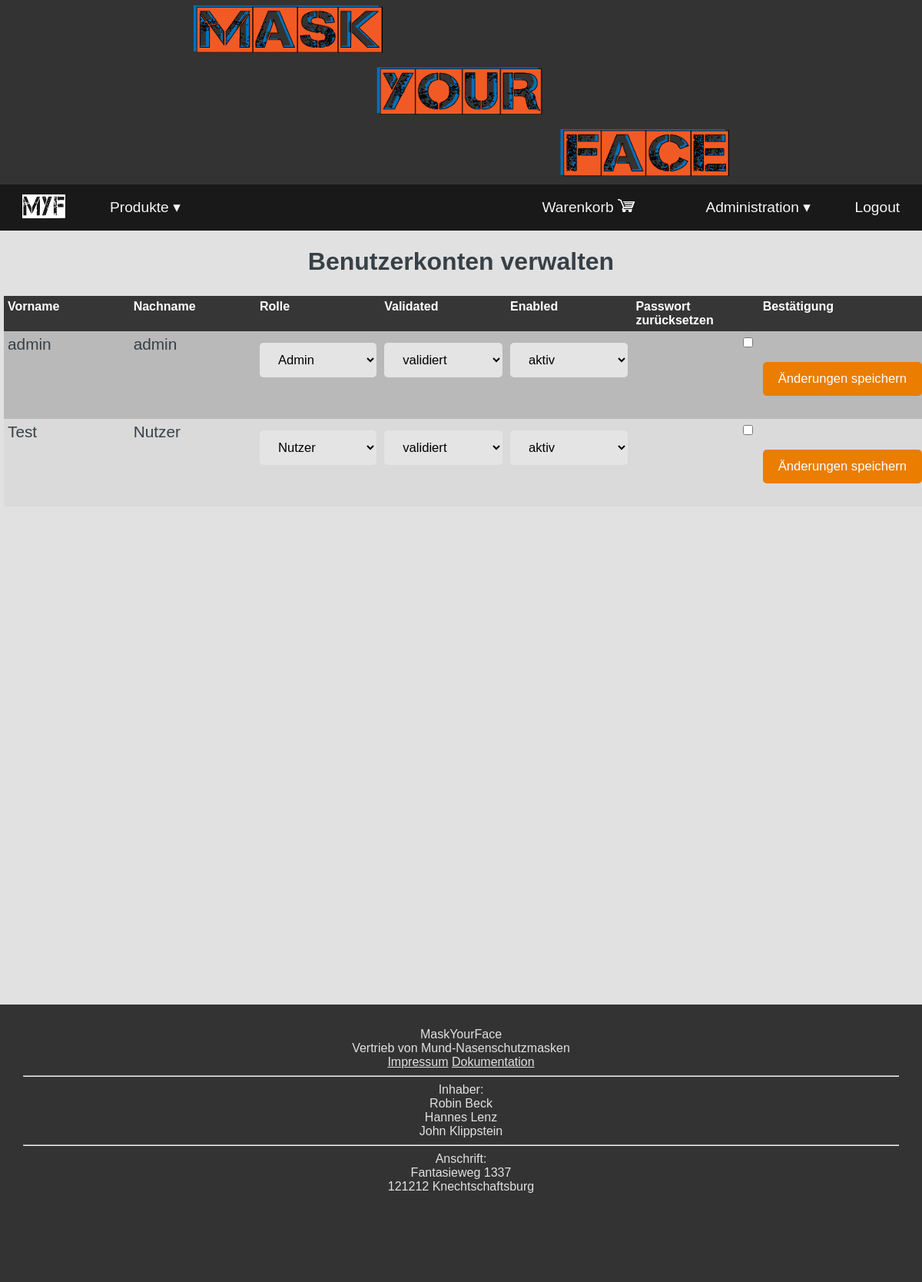
The page /index.php?c=accounts&a=adminusermanagement (signed in) on the database its author committed.
### tables this page shows
CREATE TABLE `users` (
  `id` int(11) NOT NULL,
  `createdAt` timestamp NOT NULL DEFAULT current_timestamp(),
  `updatedAt` timestamp NULL DEFAULT NULL ON UPDATE current_timestamp(),
  `firstName` varchar(50) NOT NULL,
  `lastName` varchar(50) NOT NULL,
  `secondName` varchar(50) DEFAULT NULL,
  `gender` enum('u','m','f') DEFAULT NULL,
  `phone` varchar(26) DEFAULT NULL,
  `addressesID` int(11) NOT NULL,
  `birthDate` date NOT NULL,
  `role` enum('admin','user') NOT NULL DEFAULT 'user'
);

### core/_baseModelClass.php (called while the page is built, shortened)
<?php
abstract class BaseModel
{
    protected $data = [];
    public function __get($key)
    {
        if(array_key_exists($key, $this->data))
        {
            return $this->data[$key];
        }
        throw new \Exception('You can not access to property "'.$key.'" for the class "'.get_called_class());
    }
    public function __set($key, $value)
    {
        if (array_key_exists($key, $this->schema)) {
            $this->data[$key] = $value;
            return;
        }
        throw new \Exception('You can not write top property "'.$key.'" for the class "'.get_called_class());
    }
    public static function tablename()
    {
        $class = get_called_class();
        if(defined($class.'::TABLENAME'))
        {
            return $class::TABLENAME;
        }
        return null;
    }
    public static function find($where = '', $order = '')
    {
        $db  = $GLOBALS['database'];
        $results = array();
        try
        {
            $db->query('SET NAMES utf8')->execute();
            $sql = 'SELECT * FROM ' . self::tablename();
            $sql .= ';';
            $resultSets = $db->query($sql)->fetchAll();
            foreach($resultSets as $resultSet)
            {
                array_push($results, new $currentClass($resultSet));
            }
        }
        catch(\PDOException $e)
        {
            die('Select statment failed: ' . $e->getMessage());
        }
        return $results;
    }
    public static function findOne($where='', $orderBy='')
    {
        $db  = $GLOBALS['database'];
        $result = null;
        try
        {
                $db->query('SET NAMES utf8')->execute();
                $sql = 'SELECT * FROM ' . self::tablename();
                if(!empty($where))
                {
                    $sql.=' WHERE ' . $where;
                }
                $sql .= ';';
                $resultSet = $db->query($sql)->fetch();
                if(is_array($resultSet))
                {
                    $result = new $currentClass($resultSet);
                }
        }
        catch(\PDOException $e)
        {
            die('Select statement failed: '.$e->getMessage());
        }
        return $result;
    }
}

### controllers/accountsController.php (called while the page is built, shortened)
<?php
class accountsController extends Controller
{
    public function actionAdminusermanagement()
    {
        if($this->isAdmin())
        {
            $logins = Login::find();
        }
        else
        {
            $this->redirect('index.php?c=pages&a=login');
        }
    }
}

### models/loginClass.php (called while the page is built, shortened)
<?php
class Login extends BaseModel
{
    private $user = null;
    public function __get($key)
    {
        if($key == 'user')
        {
            if($this->user == null)
            {
                $this->user = User::findOne('id=' .$this->usersID);
            }
            return $this->user;
        }
        else
        {
            return parent::__get($key);
        }
    }
}

### models/userClass.php (called while the page is built, shortened)
<?php
class User extends BaseModel
{
    private  $address = null;
    public function __get($key)
    {
        if($key == 'address')
        {
            if($this->address == null)
            {
                $this->address = Address::findOne('id=' .$this->addressesID);
            }
            return $this->address;
        }
        else
        {
            return parent::__get($key);
        }
    }
}

### views/accounts/adminusermanagement.php (the view, shortened to what this page needs)
<div class="formWrapper">
    <h1>Benutzerkonten verwalten</h1>
    <div class="table userManagement">
        <div class="tableRow head">
            <div class="tableCell center">Vorname</div>
            <div class="tableCell center">Nachname</div>
            <div class="tableCell center">Rolle</div>
            <div class="tableCell center">Validated</div>
            <div class="tableCell center">Enabled</div>
            <div class="tableCell center">Passwort zurücksetzen</div>
            <div class="tableCell center">Bestätigung</div>
        </div>
        <?php foreach($logins as $index => $login) : ?>
            <form class="tableRow" method="post">
                    <input type="hidden"name="user" value="<?=htmlspecialchars($login->user->id)?>">
                    <div class="tableCell center">
                        <span id=firstName<?=$index?>><?=htmlspecialchars($login->user->firstName)?></span>
                    </div>
                    <div class="tableCell center">
                        <span id="lastName<?=$index?>"><?=htmlspecialchars($login->user->lastName)?></span>
                    </div>
                    <div class="tableCell center">
                        <select id="usertype<?=$index?>" name="role">
                            <option value="admin"
                                <?= ($login->user->role === 'admin') ? 'selected' : '' ?>>
                                Admin</option>
                            <option value="user"
                                <?= ($login->user->role === 'user') ? 'selected' : '' ?>>
                                Nutzer</option>
                        </select>
                    </div>
                    <div class="tableCell center">
                        <select id="validadet<?=$index?>" name="validated">
                            <option value="1"
                                <?= ($login->validated) ? 'selected' : '' ?>
                            >validiert</option>
                        </select>
                    </div>
                    <div class="tableCell center">
                        <select id="enabled<?=$index?>" name="enabled">
                            <option value="1"
                                <?= ($login->enabled) ? 'selected' : '' ?>
                            >aktiv</option>
                        </select>
                    </div>
                    <div class="tableCell center">
                        <input id="passwordReset<?=$index?>" type="checkbox" id="passwordReset" name="passwordReset" >
                    </div>
                    <div class="tableCell center">
                        <input type="submit" class="buttonForAll" name="saveChanges" value="Änderungen speichern">
                    </div>
            </form>
        <?php endforeach ?>
    </div>
</div>

### assets/styles/style.css (style rules this page uses)
:root { --orange: #eb7d00; --darkgrey: #333; }
html { margin: 0; padding: 0; }
body { font-family: 'Nunito', sans-serif; margin: 0; background: #e1e1e1; color: #384047; }
.formWrapper { text-align: center; }
.formWrapper form { margin: 25px auto; display: block; text-align: left; padding: 15px; background-color: #ffffff; border-radius: 5px; font-size: 1.3em; }
form input[type=text], form input[type=number], form input[type=file], form input[type=submit], form input[type=email], form input[type=password], form input[type=search], form input[type=date], form select, form textarea { width: 100%; padding: 12px 20px; margin-top: 10px; margin-bottom: 25px; box-sizing: border-box; border-radius: 5px; border: 0px; background-color: #e4e4e4; font-family: inherit; }
form input, form label, form textarea, form select { display: block; font-size: .8em; }
form input[type=submit] { color: #FFF; background-color: var(--orange); border-radius: 5px; border: none; margin-top: 35px; cursor: pointer; }
form input[type=checkbox] { display: inline; float: right; }
.table .tableRow:nth-child(even):not(.head) { background-color: #b9b9b9; }
.table .tableRow:nth-child(odd):not(.head) { background-color: #dadada; }
.table .tableRow.head { display: none; }
.table { display: block; margin: 5px 0; }
.table .tableRow { display: block; width: 100%; text-align: center; padding: 5px 0; }
.table .tableCell { display: block; text-align: left; width: 90%; margin: 0 auto; }

### assets/styles/desktop.css (style rules this page uses)
@media screen and (min-width: 900px) { body { font-family: 'Nunito', sans-serif; margin: 0px; background: #e1e1e1; color: #384047; } }
@media screen and (min-width: 900px) { h1, h2, p { text-align: center; } }
@media screen and (min-width: 900px) { .formWrapper { text-align: center } }
@media screen and (min-width: 900px) { .table { display: table; margin: 0 auto; text-align: center; width: 100%; } }
@media screen and (min-width: 900px) { .table.userManagement { padding: 5px; } }
@media screen and (min-width: 900px) { .table .tableRow { display: table-row; } }
@media screen and (min-width: 900px) { .table .tableRow::after { clear: both; } }
@media screen and (min-width: 900px) { .table .tableRow.head { font-weight: bold; display: table-header-group; color: white; background-color: #363636 } }
@media screen and (min-width: 900px) { .table .tableCell { padding: 5px; display: table-cell; text-align: left; vertical-align: top; width: 25%; } }
@media screen and (min-width: 900px) { .table.userManagement .tableCell { width: 14%; } }

### rows shown on the page
users: firstName "admin", lastName "admin", role "Admin"
users: firstName "Test", lastName "Nutzer", role "Nutzer"
